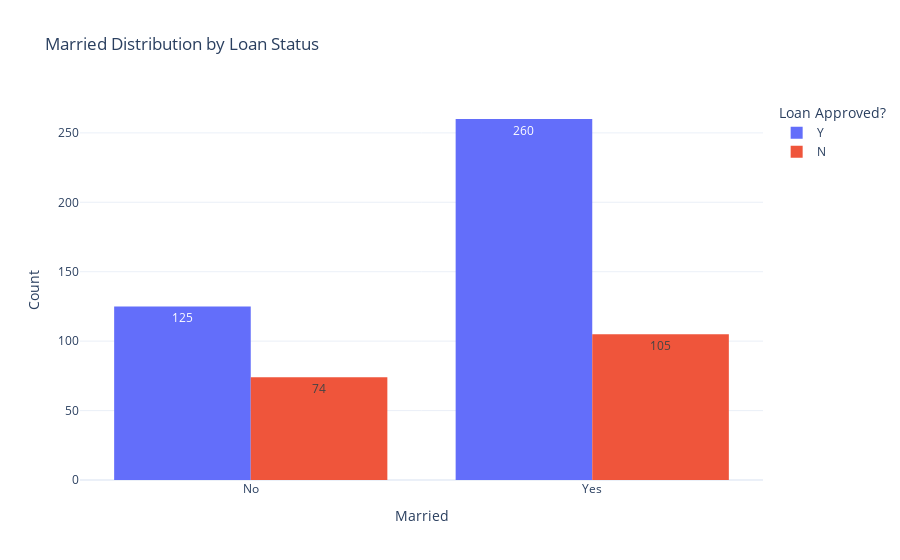

The notebook cell this image was saved under:
### Code cell
fig = px.histogram(df, x='Married', color='Loan_Status',
                   barmode='group',  # side-by-side bars
                   text_auto=True,
                   title='Married Distribution by Loan Status',
                   labels={'Married': 'Applicant Matrial Status', 'Loan_Status': 'Loan Approved?'})

fig.update_layout(
    xaxis_title="Married",
    yaxis_title="Count",
    bargap=0.2,
    template="plotly_white"
)

fig.show()

### Figure 1 — Plotly figure (JSON) as saved in the notebook; plotly's stock layout.template omitted (floating-point values rounded to 4 significant figures; data arrays with more than 128 entries replaced by an {"elided": "..."} marker saying what was removed)
{"data": [{"alignmentgroup": "True", "bingroup": "x", "hovertemplate": "Loan Approved?=Y<br>Applicant Matrial Status=%{x}<br>count=%{y}<extra></extra>", "legendgroup": "Y", "marker": {"color": "#636efa", "pattern": {"shape": ""}}, "name": "Y", "offsetgroup": "Y", "orientation": "v", "showlegend": true, "texttemplate": "%{value}", "type": "histogram", "x": {"elided": "385 str values"}, "xaxis": "x", "yaxis": "y"}, {"alignmentgroup": "True", "bingroup": "x", "hovertemplate": "Loan Approved?=N<br>Applicant Matrial Status=%{x}<br>count=%{y}<extra></extra>", "legendgroup": "N", "marker": {"color": "#EF553B", "pattern": {"shape": ""}}, "name": "N", "offsetgroup": "N", "orientation": "v", "showlegend": true, "texttemplate": "%{value}", "type": "histogram", "x": {"elided": "179 str values"}, "xaxis": "x", "yaxis": "y"}], "layout": {"bargap": 0.2, "barmode": "group", "legend": {"title": {"text": "Loan Approved?"}, "tracegroupgap": 0}, "title": {"text": "Married Distribution by Loan Status"}, "xaxis": {"anchor": "y", "domain": [0, 1], "title": {"text": "Married"}}, "yaxis": {"anchor": "x", "domain": [0, 1], "title": {"text": "Count"}}}}
